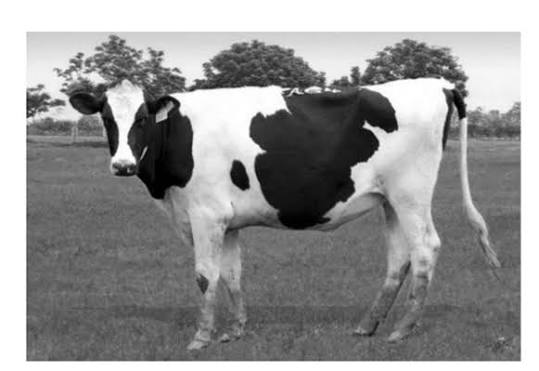
//> input picture Hafta4/cow.jpg, 539 x 371 px
$ ./02_histogram_manual   (built with g++ and OpenCV 4)
//> lines starting //> are read from the running program, lines starting //| are printed output that depends on the picture
#include <opencv2/opencv.hpp>
#include <iostream>
using namespace cv;
using namespace std;
// Hazir calcHist fonksiyonu kullanilmadan histogram hesaplanir.
void myCalcHist(const Mat& img, int channel, int hist[256]) {
    for (int i=0;i<256;++i) hist[i]=0;
    for (int y=0;y<img.rows;++y) {
        const Vec3b* row=img.ptr<Vec3b>(y);
        for (int x=0;x<img.cols;++x) ++hist[row[x][channel]];
    }
}
Mat drawHist(const int hist[256], const Scalar& color) {
    int maximum=1;
    for (int i=0;i<256;++i) if(hist[i]>maximum) maximum=hist[i];
    Mat plot(300,512,CV_8UC3,Scalar(0,0,0));
    for (int i=1;i<256;++i) {
        int h1=hist[i-1]*299/maximum, h2=hist[i]*299/maximum;
        line(plot,Point(2*(i-1),299-h1),Point(2*i,299-h2),color,1);
    }
    return plot;
}
int main(int argc,char** argv) {
    string path=argc>1?argv[1]:"cow.jpg";
    Mat img=imread(path,IMREAD_COLOR);
//> img is the input picture: 371 rows x 539 cols, CV_8UC3; min 0, max 255, mean 149.4
    if(img.empty()){cerr<<"Goruntu bulunamadi: "<<path<<'\n';return 1;}
    const char* names[]={"mavi","yesil","kirmizi"};
    const Scalar colors[]={Scalar(255,0,0),Scalar(0,255,0),Scalar(0,0,255)};
    for(int c=0;c<3;++c){
        int hist[256]; myCalcHist(img,c,hist);
        string out=string("02_hist_")+names[c]+".png";
        imwrite(out,drawHist(hist,colors[c]));
        cout<<out<<" kaydedildi\n";
    }
//> this loop made 3 passes
//> pass 1, `imwrite(out,drawHist(hist,colors[c]));`:
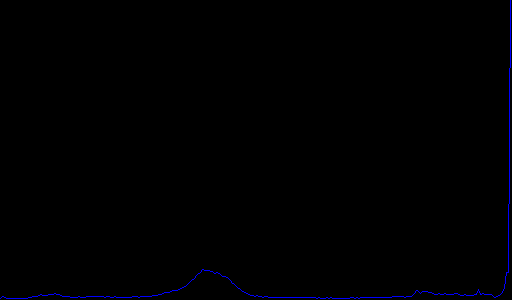
//> saved as 02_hist_mavi.png: 300 rows x 512 cols, CV_8UC3; mean B, G, R 1.3, 0, 0
//> pass 2, `imwrite(out,drawHist(hist,colors[c]));`:
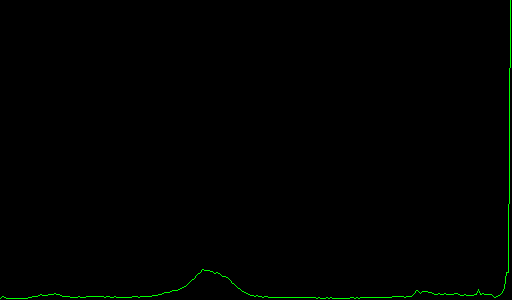
//> saved as 02_hist_yesil.png: 300 rows x 512 cols, CV_8UC3; mean B, G, R 0, 1.3, 0
    return 0;
}
